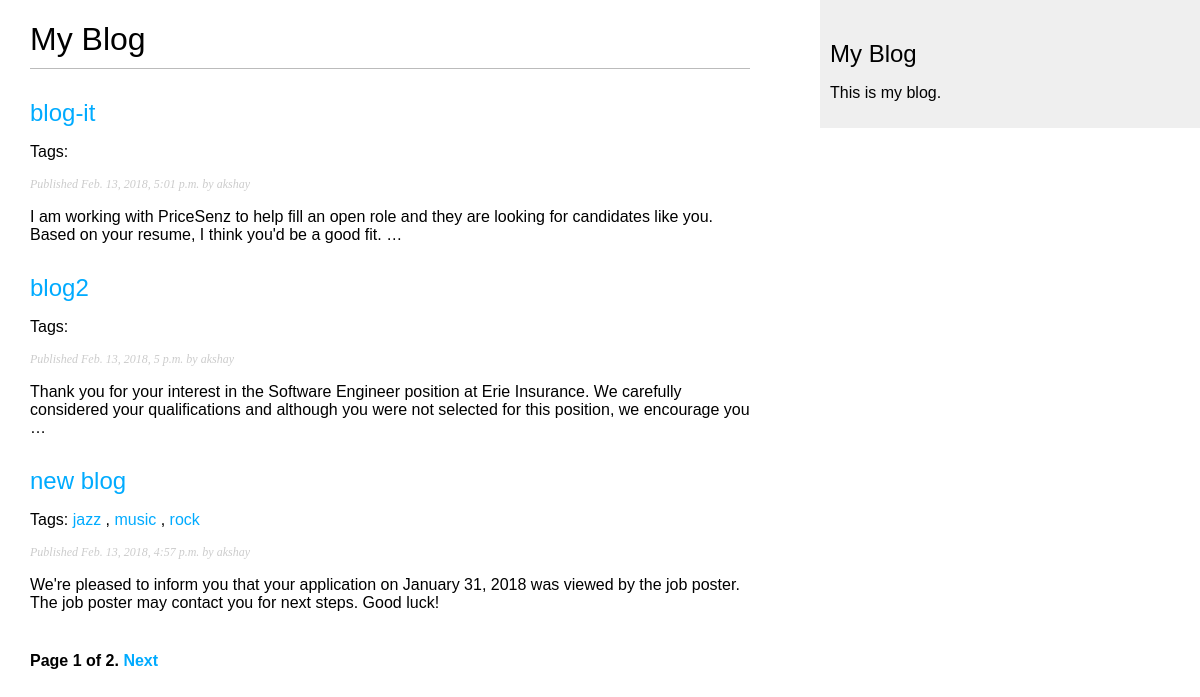
Screenshot of /blog/ with the database file from the repository.
### blog/models.py (models this page shows, shortened)
class Post (models.Model):
    STATUS_CHOICES = (
        ('draft', 'Draft'),
        ('published','Published'),
    )
    title = models.CharField(max_length=250)
    slug = models.SlugField(max_length=250, unique_for_date='publish')
    author = models.ForeignKey(User, related_name= 'blog_posts')
    body = models.TextField()
    publish = models.DateTimeField(default=timezone.now)
    created = models.DateTimeField(auto_now_add=True)
    udated = models.DateTimeField(auto_now=True)
    status = models.CharField(max_length=10, choices=STATUS_CHOICES, default='draft')
    objects = models.Manager()
    published = PublishedManager()
    tags = TaggableManager()
    class Meta:
        ordering = ('-publish',)
    def get_absolute_url(self):
        return  reverse('blog:post_detail', args=[self.publish.year,
                                                                    self.publish.strftime('%m'),
                                                                    self.publish.strftime('%d'),
                                                                    self.slug])

### blog/views.py (the view)
# urls.py: url(r'^tag/(?P<tag_slug>[-\w]+)/$', views.post_list, name='post_list_by_tag'),
def post_list (request, tag_slug = None):
    object_list= Post.published.all()
    tag = None
    if tag_slug:
        tag = get_object_or_404(Tag, slug = tag_slug )
        object_list = object_list.filter(tags__in = [tag])
    paginator = Paginator(object_list, 3)
    page = request.GET.get('page')
    try :
        posts = paginator.page(page)
    except PageNotAnInteger:
        posts = paginator.page(1)
    except EmptyPage:
        posts = paginator.page(paginator.num_pages)
    return render(request, 'blog/post/list.html', {'page':page,
                                                                        'posts':posts,
                                                                        'tag': tag})

### blog/models.py (called while the page is built)
    def get_queryset(self):
        return super(PublishedManager, self).get_queryset().filter(status = 'published')

### blog/templates/blog/post/list.html (shortened to what this page needs)
{% extends "blog/base.html" %}
{%  block content %}
    <h1> My Blog</h1>
{% for post in  posts %}
        <h2><a href="{{ post.get_absolute_url }}">{{  post.title }}</a> </h2>
        <p class="tags">
                Tags:
                {%  for tag in post.tags.all %}
                    <a href=" {%  url 'blog:post_list_by_tag' tag.slug %}">{{ tag.name }}</a>
                    {% if not forloop.last %},{% endif %}
                {% endfor %}
        </p>
        <p class="date">Published {{ post.publish }} by {{ post.author }}</p>
        {{  post.body|truncatewords:30|linebreaks  }}
{% endfor %}
    {%  include "pagination.html" with page=posts    %}
{% endblock %}

### blog/static/css/blog.css (style rules this page uses)
body { margin:0; padding:0; font-family:helvetica, sans-serif; }
a { color:#00abff; text-decoration:none; }
h1 { font-weight:normal; border-bottom:1px solid #bbb; padding:0 0 10px 0; }
h2 { font-weight:normal; margin:30px 0 0; }
p.date { color:#ccc; font-family: georgia, serif; font-size: 12px; font-style: italic; }

### rows the page displays
Post: title "blog-it", publish "Feb. 13, 2018, 5:01 p.m.", author "akshay", body "I am working with PriceSenz to help fill an open role and they are looking for candidates like you. Based on your resume, I think you'd be a good fit. …"
Post: title "blog2", publish "Feb. 13, 2018, 5 p.m.", author "akshay", body "Thank you for your interest in the Software Engineer position at Erie Insurance. We carefully considered your qualifications and although you were not selected for this position, we encourage you …"
Post: title "new blog", publish "Feb. 13, 2018, 4:57 p.m.", author "akshay", body "We're pleased to inform you that your application on January 31, 2018 was viewed by the job poster. The job poster may contact you for next steps. Good luck!"
Tag: name "jazz"
Tag: name "music"
Tag: name "rock"

### other values shown
{{ page.number }} "1"
{{ page.paginator.num_pages }} "2"
